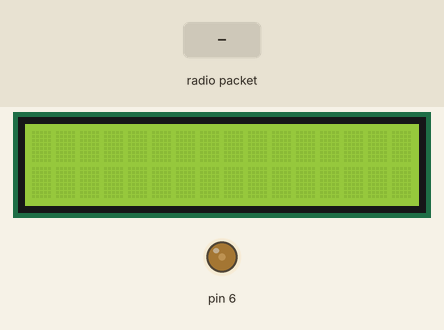
Simulated run of this sketch. Board: Arduino Uno, built with avr-gcc and run on an emulated ATmega328P. On the bench: 16×2 character LCD, output pins drawn as LEDs (lit = HIGH). The test bench sets the inputs (shaded band). No radio packets arrive unless stated; what the sketch prints to the serial monitor is not drawn.

Above: at 1.2 s.
1.3 s: radio packet "1" arrives
At 2.6 s:
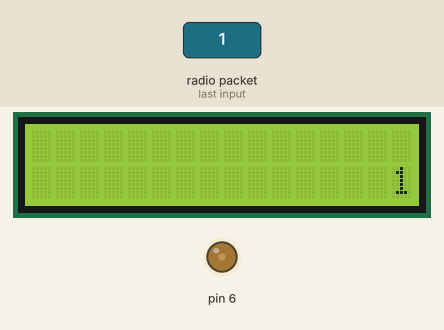
3.0 s: radio packet "0" arrives
At 4.1 s:
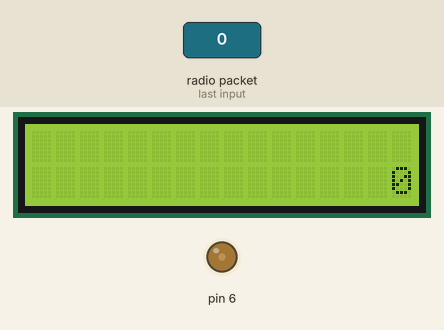
4.7 s: radio packet "2" arrives
At 5.4 s:
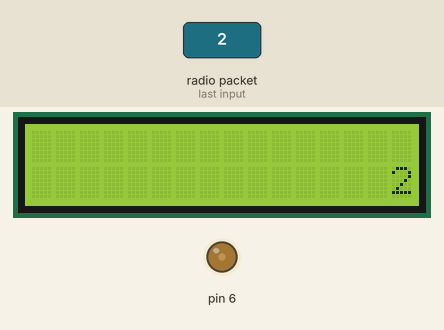
Timing chart, 0 to 7.7 s (numbered marks = the images above; inputs shaded):
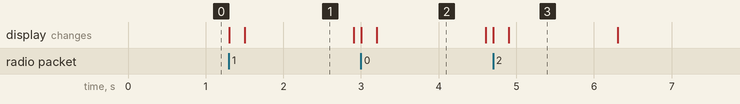

The sketch:

receiver.ino
```cpp
#include <RH_ASK.h>
#include <SPI.h> // Not actually used but needed to compile
#include <LiquidCrystal.h>

RH_ASK driver;

const int rs = 12,
          en = 10,  // Changed to pin 10
          d4 = 5,
          d5 = 4,
          d6 = 3,
          d7  = 2;

LiquidCrystal lcd(rs, en, d4, d5, d6, d7);

void setup() {
  Serial.begin(9600);
  lcd.begin(16, 2);
  analogWrite(6, 60); // Set contrast

  if (!driver.init())
    Serial.println("init failed");
}

void loop() {
  uint8_t buf[100];
  uint8_t buflen = sizeof(buf);

  if (driver.recv(buf, &buflen)) {
    buf[buflen] = '\0';
    Serial.print("Received: ");
    Serial.println((char*)buf);

    displayMessage((char*)buf);
  }
}

void displayMessage(char* message) {
  lcd.clear();

  for (int i = 0; i < strlen(message); i++) {
    lcd.print(message[i]);
    delay(200);
  }

  lcd.setCursor(16, 1);
  lcd.autoscroll();

  for (int i = 0; i < strlen(message); i++) {
    lcd.print(message[i]);
    delay(400);
  }

  lcd.noAutoscroll();
  delay(1000); // Optional delay before clearing the LCD
  lcd.clear();
}
```

Measured:
- after the input at 1.3 s, the display: first changes at once (image 1 shows a later state)
- after the input at 3.0 s, the display: first changes at once (image 2 shows a later state)
- after the input at 4.7 s, the display: first changes at once (image 3 shows a later state)
- what the display in image 1 shows lasts 1.4 s, from 1.5 s to 2.9 s
